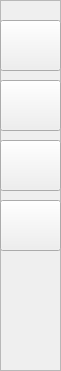
   <widget class="QFrame" name="navigation_bar">
    <property name="geometry">
     <rect>
      <x>0</x>
      <y>0</y>
      <width>61</width>
      <height>371</height>
     </rect>
    </property>
    <property name="frameShape">
     <enum>QFrame::StyledPanel</enum>
    </property>
    <property name="frameShadow">
     <enum>QFrame::Raised</enum>
    </property>
    <widget class="QPushButton" name="profile_menu">
     <property name="geometry">
      <rect>
       <x>0</x>
       <y>20</y>
       <width>61</width>
       <height>51</height>
      </rect>
     </property>
     <property name="cursor">
      <cursorShape>PointingHandCursor</cursorShape>
     </property>
     <property name="text">
      <string/>
     </property>
    </widget>
    <widget class="QPushButton" name="journal_menu">
     <property name="geometry">
      <rect>
       <x>0</x>
       <y>80</y>
       <width>61</width>
       <height>51</height>
      </rect>
     </property>
     <property name="cursor">
      <cursorShape>PointingHandCursor</cursorShape>
     </property>
     <property name="text">
      <string/>
     </property>
    </widget>
    <widget class="QPushButton" name="settings_menu">
     <property name="geometry">
      <rect>
       <x>0</x>
       <y>140</y>
       <width>61</width>
       <height>51</height>
      </rect>
     </property>
     <property name="cursor">
      <cursorShape>PointingHandCursor</cursorShape>
     </property>
     <property name="text">
      <string/>
     </property>
    </widget>
    <widget class="QPushButton" name="help_menu">
     <property name="geometry">
      <rect>
       <x>0</x>
       <y>200</y>
       <width>61</width>
       <height>51</height>
      </rect>
     </property>
     <property name="cursor">
      <cursorShape>PointingHandCursor</cursorShape>
     </property>
     <property name="text">
      <string/>
     </property>
    </widget>
    <widget class="QLabel" name="profile_icon">
     <property name="geometry">
      <rect>
       <x>10</x>
       <y>30</y>
       <width>41</width>
       <height>31</height>
      </rect>
     </property>
     <property name="text">
      <string/>
     </property>
     <property name="pixmap">
      <pixmap>../icons/navbar_profile.png</pixmap>
     </property>
     <property name="scaledContents">
      <bool>true</bool>
     </property>
     <property name="alignment">
      <set>Qt::AlignCenter</set>
     </property>
    </widget>
    <widget class="QLabel" name="journal_icon">
     <property name="geometry">
      <rect>
       <x>10</x>
       <y>90</y>
       <width>41</width>
       <height>31</height>
      </rect>
     </property>
     <property name="text">
      <string/>
     </property>
     <property name="pixmap">
      <pixmap>../icons/navbar_journal.png</pixmap>
     </property>
     <property name="scaledContents">
      <bool>true</bool>
     </property>
     <property name="alignment">
      <set>Qt::AlignCenter</set>
     </property>
    </widget>
    <widget class="QLabel" name="settings_icon">
     <property name="geometry">
      <rect>
       <x>10</x>
       <y>150</y>
       <width>41</width>
       <height>31</height>
      </rect>
     </property>
     <property name="cursor">
      <cursorShape>ArrowCursor</cursorShape>
     </property>
     <property name="text">
      <string/>
     </property>
     <property name="pixmap">
      <pixmap>../icons/navbar_settings.png</pixmap>
     </property>
     <property name="scaledContents">
      <bool>true</bool>
     </property>
     <property name="alignment">
      <set>Qt::AlignCenter</set>
     </property>
    </widget>
    <widget class="QLabel" name="help_icon">
     <property name="geometry">
      <rect>
       <x>10</x>
       <y>210</y>
       <width>41</width>
       <height>31</height>
      </rect>
     </property>
     <property name="text">
      <string/>
     </property>
     <property name="pixmap">
      <pixmap>../icons/navbar_help.png</pixmap>
     </property>
     <property name="scaledContents">
      <bool>true</bool>
     </property>
    </widget>
    <zorder>settings_icon</zorder>
    <zorder>profile_icon</zorder>
    <zorder>journal_icon</zorder>
    <zorder>help_icon</zorder>
    <zorder>profile_menu</zorder>
    <zorder>journal_menu</zorder>
    <zorder>settings_menu</zorder>
    <zorder>help_menu</zorder>
   </widget>
